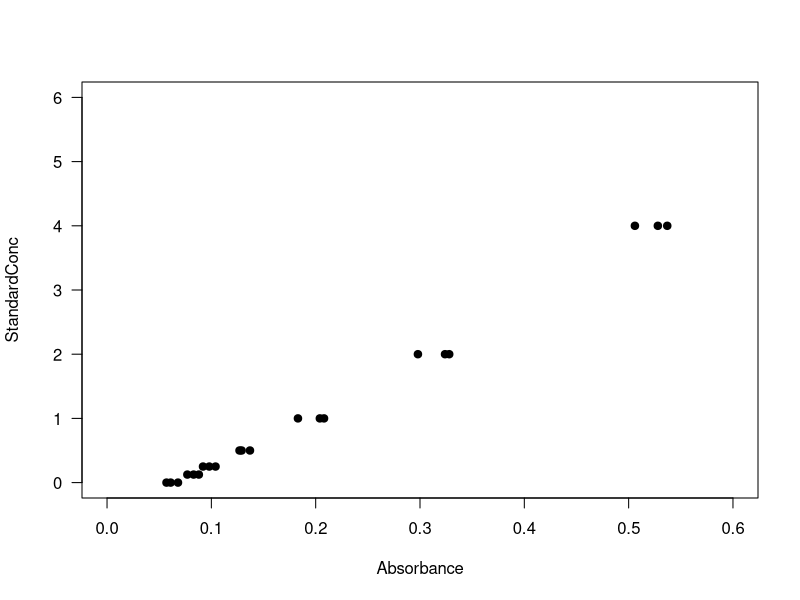

Generate this figure with R: (Note: this script raises an error after producing the figure.)
## ---- chunk 1
##
## ReadAbsorbances.R
## LDBrin
## 2016 June 16
##
## This script was written for the multiple ecosystems N cycling experiment. 
## It processes absorbance data for the nitrification assay and outputs nitrate concentrations.
## It includes the following steps:
##  - Read absorbance data
##	- Plot calibration curve
##	- Determine calibration equation
##	- Calculate sample concentrations from absorbances
##	- Write sample concentrations to file
##
## ---- chunk 2
library("dplyr")
library("tidyr")

# Read in Absorbance data
NitrifAbsorbance <- read.csv(file="../Data/Nitrification_Absorbances.csv", stringsAsFactors=TRUE, header=TRUE)

## ---- chunk 3
plotAbsorbanceData <- function(absorbances) {
	plot(StandardConc ~ Absorbance, data=absorbances, las=1, pch=19, xlim=c(0,0.6), ylim=c(0,6))
}

plotAbsorbanceData(NitrifAbsorbance)
## ---- chunk 4
findCalibEquation <- function(absorbances){
	# Pull out x and y values for the linear regression
		xvals <- filter(absorbances,Type=="Standard")$Absorbance
		yvals <- filter(absorbances,Type=="Standard")$StandardConc
	# Fit the linear regression model, and extract coefficients and adjusted r2
		calib.lm <- lm(yvals~xvals)
		intercept <- summary(calib.lm)$coefficients["(Intercept)", "Estimate"]
		slope <- summary(calib.lm)$coefficients["xvals", "Estimate"]
		adjr2 <- summary(calib.lm)$adj.r.squared
	# Print adjusted r2
		print(paste("The adjusted r2 is ",round(adjr2,3),".", sep=""))
	# Return slope and intercept for future calibration calculations
		return(data.frame(Slope=slope, Intercept=intercept))
}	

# Run the function
	CalibCoeffs <- findCalibEquation(NitrifAbsorbance)

# Look at the output
	CalibCoeffs
## ---- chunk 5
CalcConc <- function(slopeIntdf, absorbances){
	# Extract slope and intercept from data frame output of findCalibEquation 
		slope <- slopeIntdf$Slope
		intercept <- slopeIntdf$Intercept
	# Take input data frame, select samples only, calculate concentration from absorbance,
	# and create a data frame with only the sample ID and concentrations
		outputdf <- absorbances %>% 
			filter(Type == "Sample") %>%
			mutate(Concentration = Absorbance * slope + intercept) %>%
			select(SampleID, Concentration)
	# Return this data frame
		return(outputdf)
}

# Run the function
SampleConcentrations <- CalcConc(CalibCoeffs, NitrifAbsorbance)

# Look at the output
SampleConcentrations
## ---- chunk 6
# Write data frame to csv file
	write.csv(SampleConcentrations, file="../Data_Output/SampleConcentrations.csv",row.names=FALSE)


# If you were working with multiple data files, and this were part of a function or for loop,
#   you would likely want to specify the filename with the paste function, and include an 
#   identifier as part of the name.  For example:
#				file = paste("Data_Output/SampleConcentrations", sampleset, ".csv", sep="")
#		where sampleset is a variable that varies depending on the sample input.

## ---- chunk 7
##
## AnalyzeConcentrations.R
## LDBrin
## 2016 June 16
##
## This script was written for the multiple ecosystems N cycling experiment. 
## It reads in and analyzes concentrations from the potential nitrification assay.
## It includes the following steps:
##  - Read concentration data
##	- Join with sample inventory data
##	- Plot concentrations against treatment to assess differences
##	- Analyze differences among treatments with an ANOVA
##
## ---- chunk 8
# Read in concentration data
	NitrateConcentrations <- read.csv(file="../Data_Output/SampleConcentrations.csv", stringsAsFactors=TRUE, header=TRUE)
## ---- chunk 9
# Read in sample inventory data
	SampleInventory <- read.csv(file="../Data/Sample_Inventory.csv", stringsAsFactors=TRUE, header=TRUE)
## ---- chunk 10
# Add sample inventory data to nitrate concentrations (Location and Replicate)
	NitrateConcentrations <- NitrateConcentrations %>% left_join(SampleInventory, by="SampleID")
## ---- chunk 11
# Plot Concentration by Location
	plot(Concentration ~ Location, data=NitrateConcentrations, las=1)
## ---- chunk 12
# Fit and examine ANOVA
	Nitrate.mod <- aov(Concentration ~ Location, data=NitrateConcentrations)
	summary(Nitrate.mod)  # Location is significant!!

# Check model assumptions by examining residuals
	m <- par(mfrow=c(2,2))  # Set layout to be 2 x 2
	plot(Nitrate.mod)  # Residual plots
	par(m)  # Reset layout
